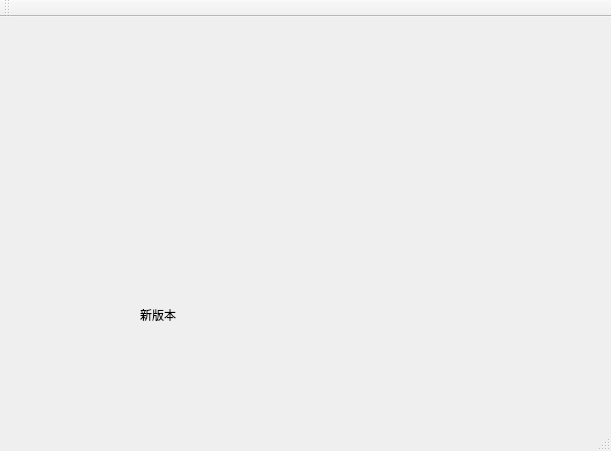
<?xml version="1.0" encoding="UTF-8"?>
<ui version="4.0">
 <class>UpdateModel</class>
 <widget class="QMainWindow" name="UpdateModel">
  <property name="geometry">
   <rect>
    <x>0</x>
    <y>0</y>
    <width>611</width>
    <height>451</height>
   </rect>
  </property>
  <property name="windowTitle">
   <string>UpdateModel</string>
  </property>
  <widget class="QWidget" name="centralWidget">
   <widget class="QLabel" name="label">
    <property name="geometry">
     <rect>
      <x>140</x>
      <y>290</y>
      <width>161</width>
      <height>16</height>
     </rect>
    </property>
    <property name="text">
     <string>新版本</string>
    </property>
   </widget>
  </widget>
  <widget class="QMenuBar" name="menuBar">
   <property name="geometry">
    <rect>
     <x>0</x>
     <y>0</y>
     <width>611</width>
     <height>23</height>
    </rect>
   </property>
  </widget>
  <widget class="QToolBar" name="mainToolBar">
   <attribute name="toolBarArea">
    <enum>TopToolBarArea</enum>
   </attribute>
   <attribute name="toolBarBreak">
    <bool>false</bool>
   </attribute>
  </widget>
  <widget class="QStatusBar" name="statusBar"/>
 </widget>
 <layoutdefault spacing="6" margin="11"/>
 <resources/>
 <connections/>
</ui>
